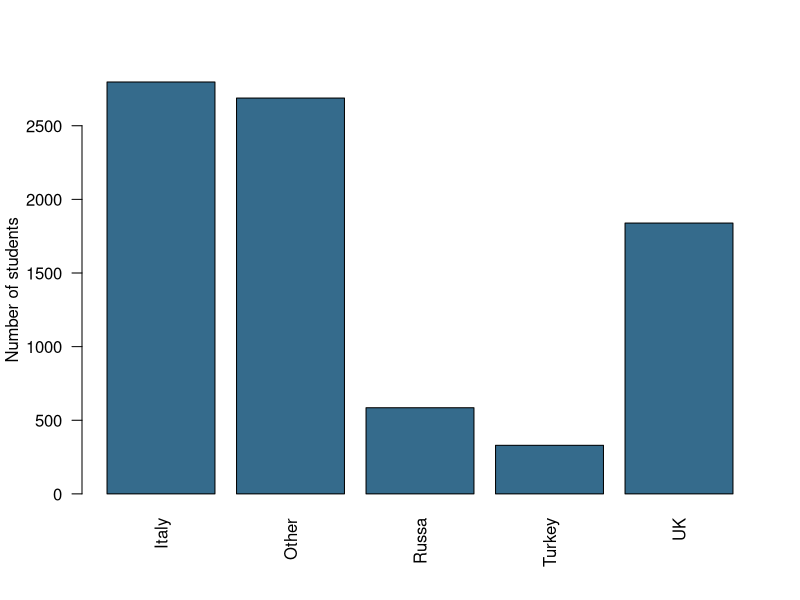
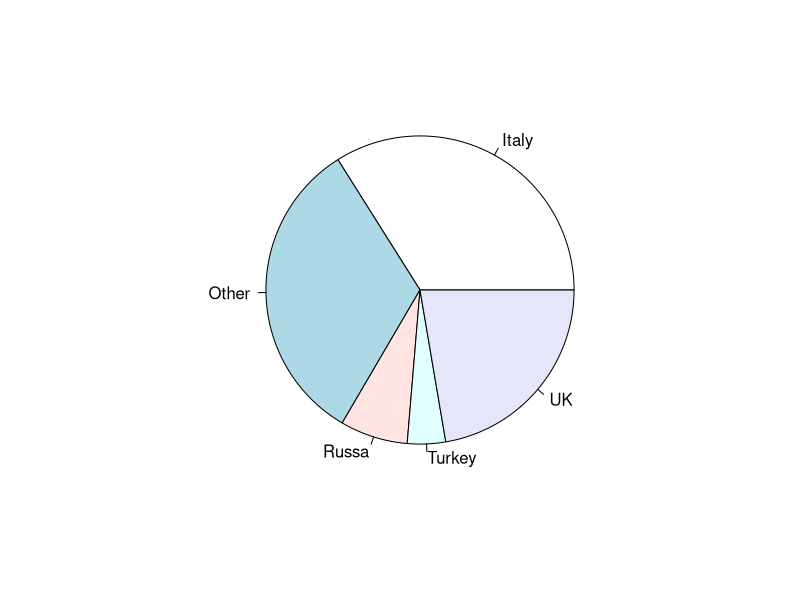
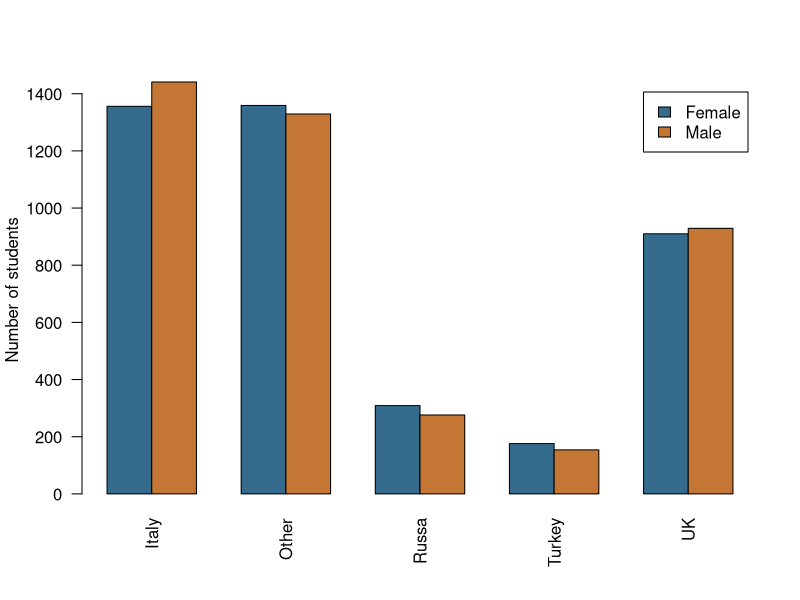
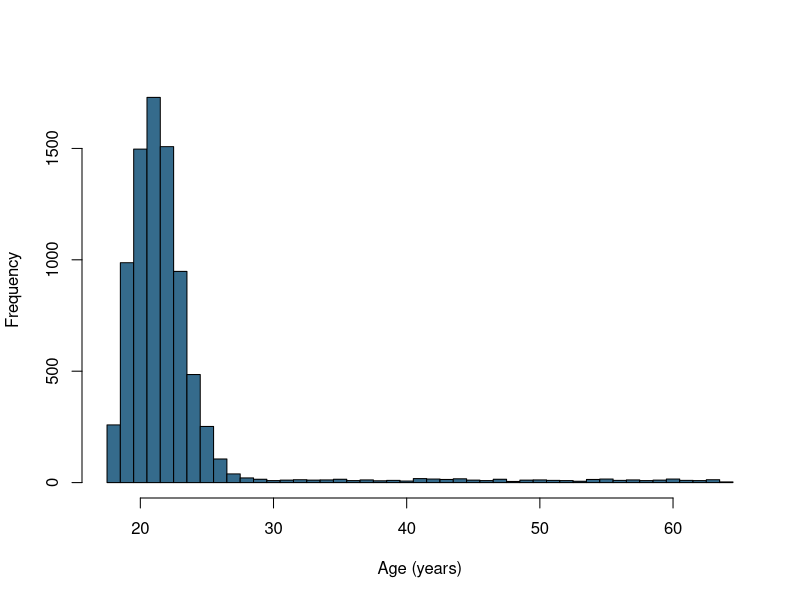
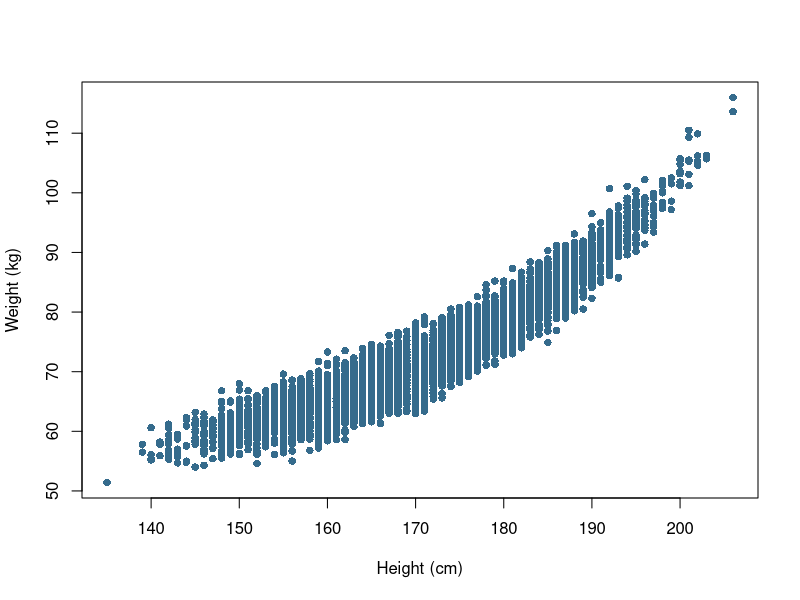
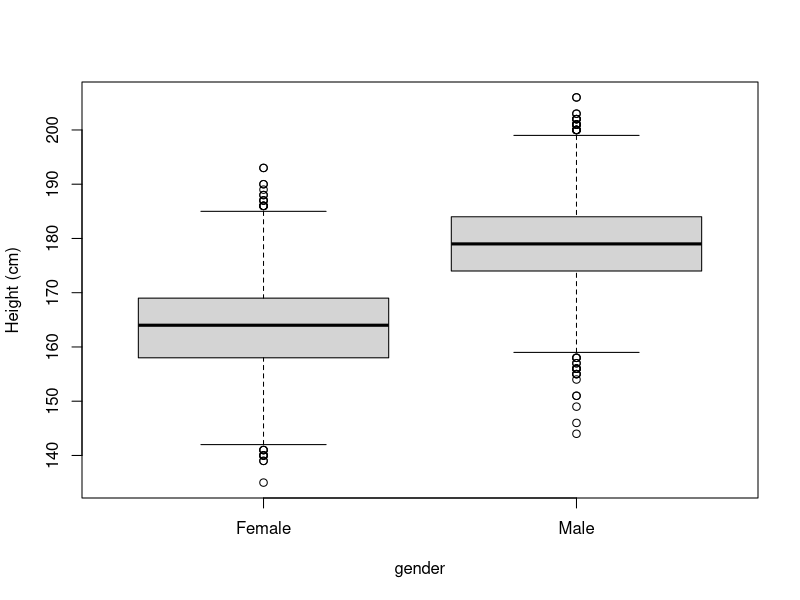
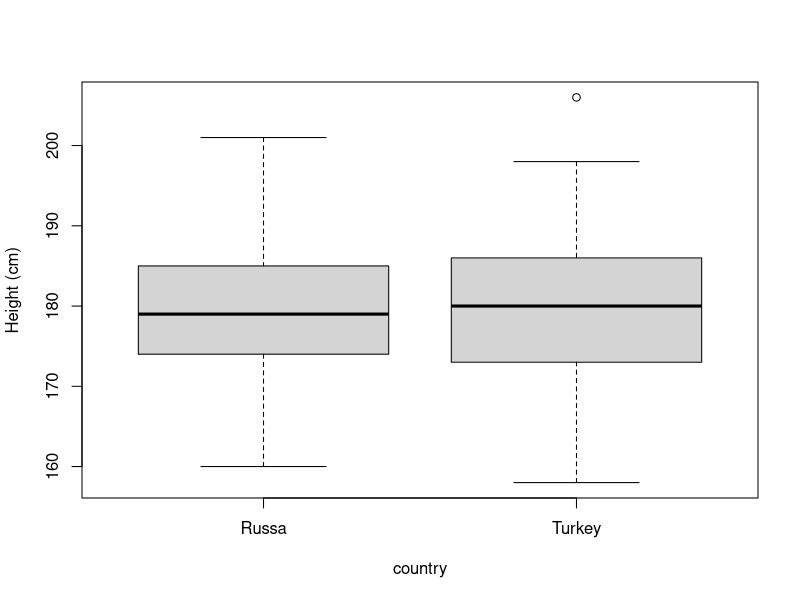

These figures' R source, in order:
## ---- chunk 1
#| label: render-project-root
#| include: false
knitr::opts_knit$set(root.dir = normalizePath(".."))
## ---- chunk 2
#| label: r-slide-16
# read.csv() imports the supplied CSV; stringsAsFactors=FALSE keeps category labels as text.
# head() previews six rows; height is in cm, weight in kg, and age in years.
# Open Applied-Statistics.Rproj; paths start in the project folder.
students <- read.csv("data/descriptive-statistics/students.csv", stringsAsFactors = FALSE)
head(students)
## ---- chunk 3
#| label: r-slide-17
# table() counts students in each country category; prop.table() divides by all counted students.
# Multiplying by 100 gives percentages; cumsum() is meaningful only when categories have an order.
country_counts <- table(students$country)
country_counts
100 * prop.table(country_counts)
## ---- chunk 4
#| label: r-slide-18
# cut() converts ages in years into intervals; right=FALSE includes the lower boundary, not the upper.
# table() counts each interval; these explicitly chosen bands are an added R illustration.
age_groups <- cut(students$age, breaks = c(0, 20, 25, 30, Inf), right = FALSE)
table(age_groups)
## ---- chunk 5
#| label: r-slide-19
# xtabs() counts combinations: the formula ~ major + gender creates a two-way frequency table.
# addmargins() adds row and column totals without changing the underlying counts.
major_gender <- xtabs(~ major + gender, data = students)
addmargins(major_gender)
## ---- chunk 6
#| label: r-slide-23
# barplot() draws a bar for each category count supplied by table().
# las=2 rotates country labels; ylab states that bar heights are numbers of students.
barplot(table(students$country), las = 2, col = "#356B8C", ylab = "Number of students")
## ---- chunk 7
#| label: r-slide-24
# pie() divides the circle according to the country counts computed by table().
# The denominator is all students with a recorded country category, including Other.
pie(table(students$country))
## ---- chunk 8
#| label: r-slide-26
# table() cross-classifies gender and country; barplot(beside=TRUE) places gender bars side by side.
# legend.text=TRUE labels the groups; counts, rather than percentages, determine bar heights.
barplot(table(students$gender, students$country), beside = TRUE, legend.text = TRUE,
        col = c("#356B8C", "#C47735"), ylab = "Number of students", las = 2)
## ---- chunk 9
#| label: r-slide-28
# hist() groups ages into bins; breaks specifies yearly boundaries at half-year positions.
# freq=TRUE displays counts rather than probability density; recorded ages are measured in years.
hist(students$age, breaks = seq(min(students$age) - 0.5, max(students$age) + 0.5, by = 1),
     freq = TRUE, col = "#356B8C", main = "", xlab = "Age (years)")
## ---- chunk 10
#| label: r-slide-33
# plot(x,y) makes a scatterplot, with height on the horizontal axis and weight on the vertical.
# pch=16 uses filled points; no fitted line or causal relationship is assumed.
plot(students$height, students$weight, pch = 16, col = "#356B8C",
     xlab = "Height (cm)", ylab = "Weight (kg)")
## ---- chunk 11
#| label: r-slide-42
# mean() and median() summarize ages; table() counts each recorded age to identify every tied mode.
# names() returns the ages whose counts equal max(), the greatest frequency.
mean(students$age)
median(students$age)
age_counts <- table(students$age)
names(age_counts)[age_counts == max(age_counts)]
## ---- chunk 12
#| label: r-slide-50
# diff(range()) gives maximum minus minimum; mean(abs()) calculates mean absolute deviation.
# var() and sd() use the sample denominator n-1; R's mad() instead computes median absolute deviation.
age <- students$age
c(range = diff(range(age)), mean_absolute_deviation = mean(abs(age - mean(age))),
  sample_variance = var(age), sample_standard_deviation = sd(age))
## ---- chunk 13
#| label: r-slide-55
# c() creates the exact two datasets shown in the original table; sd() uses the sample denominator n-1.
# sd()/mean() expresses CV as a ratio, without multiplying by 100; these means are positive.
DS1 <- c(10, 20, 30, 40, 50)
DS2 <- c(1010, 1020, 1030, 1040, 1050)
c(DS1 = sd(DS1) / mean(DS1), DS2 = sd(DS2) / mean(DS2))
## ---- chunk 14
#| label: r-slide-63
# cov() calculates sample covariance and cor() calculates Pearson's linear correlation by default.
# use="complete.obs" omits pairs with missing values; units remain cm, kg, and years.
cov(students$height, students$weight, use = "complete.obs")
cor(students$height, students$weight, use = "complete.obs")
cov(students$height, students$age, use = "complete.obs")
cor(students$height, students$age, use = "complete.obs")
## ---- chunk 15
#| label: r-slide-68
# e1071::skewness() measures asymmetry; type=2 selects the correction used by Excel SKEW.
# Keep type=2: the function defaults to a different method (type=3).
e1071::skewness(students$age, type = 2)
## ---- chunk 16
#| label: r-slide-72
# quantile() finds the requested percentile; probs=0.90 means the 90th percentile of height in cm.
# type=7 matches Excel PERCENTILE.INC; type=6 matches PERCENTILE.EXC for this sample and probability.
quantile(students$height, probs = 0.90, type = 7)
quantile(students$height, probs = 0.90, type = 6)
## ---- chunk 17
#| label: r-slide-74
# quantile(probs=c(0.25,0.50)) returns the first and second quartiles of height in cm.
# type=7 uses Excel's inclusive convention; type=6 uses its exclusive convention for these probabilities.
quantile(students$height, probs = c(0.25, 0.50), type = 7)
quantile(students$height, probs = c(0.25, 0.50), type = 6)
## ---- chunk 18
#| label: r-slide-76
# boxplot(height~gender) compares groups; whiskers extend to the last data within 1.5 IQR of the hinges.
# subset() selects Turkish/Russian males; R's default boxplot hinges can differ from type-7 quartiles.
boxplot(height ~ gender, data = students, ylab = "Height (cm)", col = "#D4D4D4")
# The source spells Russia as "Russa"; match that original label without changing the data.
males <- subset(students, gender == "Male" & country %in% c("Turkey", "Russa"))
boxplot(height ~ country, data = males, ylab = "Height (cm)", col = "#D4D4D4")
## ---- chunk 19
#| label: r-slide-79
# quantile(type=7) supplies inclusive quartiles; the 1.5-IQR fences flag values for investigation.
# sum() counts TRUE flags and does not remove observations; these age fences are measured in years.
q <- quantile(students$age, probs = c(0.25, 0.75), type = 7)
iqr <- q[2] - q[1]
lower <- q[1] - 1.5 * iqr
upper <- q[2] + 1.5 * iqr
c(lower_fence = unname(lower), upper_fence = unname(upper))
sum(students$age < lower | students$age > upper)
